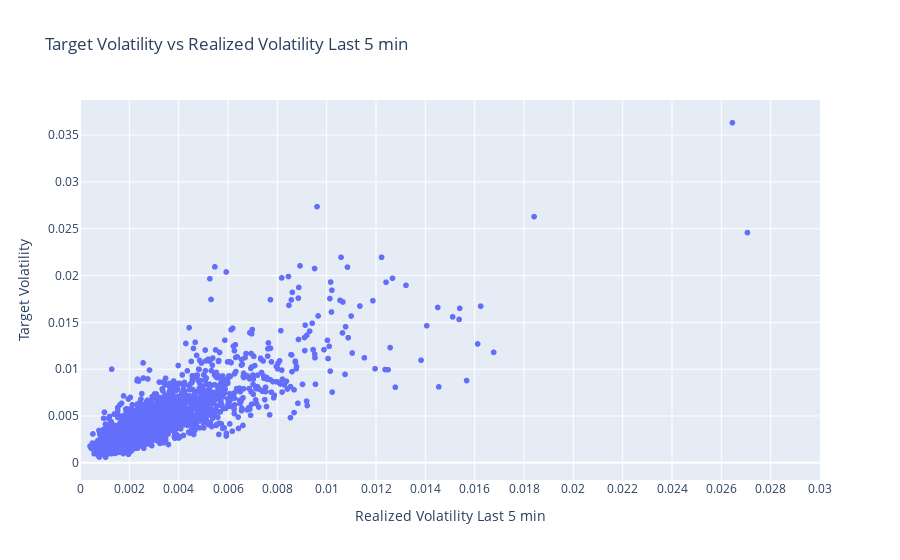

Notebook code cell kept with this figure:
### Code cell
fig = px.scatter(vol_id_0_df_5min, x='Realized Volatility Last 5 min', y='Target Volatility', title='Target Volatility vs Realized Volatility Last 5 min')
fig.update_yaxes(nticks=20)
fig.update_xaxes(nticks=20)
fig.update_layout(xaxis_range=[0, 0.03])

fig.show()

### Figure 1 — Plotly figure (JSON) as saved in the notebook; plotly's stock layout.template omitted (floating-point values rounded to 4 significant figures; data arrays with more than 128 entries replaced by an {"elided": "..."} marker saying what was removed)
{"data": [{"hovertemplate": "Realized Volatility Last 5 min=%{x}<br>Target Volatility=%{y}<extra></extra>", "legendgroup": "", "marker": {"color": "#636efa", "symbol": "circle"}, "mode": "markers", "name": "", "showlegend": false, "type": "scattergl", "x": {"elided": "3065 float values"}, "xaxis": "x", "y": {"elided": "3065 float values"}, "yaxis": "y"}], "layout": {"legend": {"tracegroupgap": 0}, "title": {"text": "Target Volatility vs Realized Volatility Last 5 min"}, "xaxis": {"anchor": "y", "domain": [0, 1], "nticks": 20, "range": [0, 0.03], "title": {"text": "Realized Volatility Last 5 min"}}, "yaxis": {"anchor": "x", "domain": [0, 1], "nticks": 20, "title": {"text": "Target Volatility"}}}}
